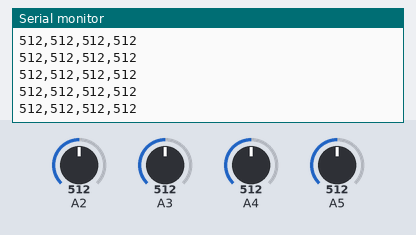
Recording of a sketch running on a simulated Arduino Uno, built with avr-gcc and run on an emulated ATmega328P. Shown: the last lines printed to the serial monitor. The test bench sets the inputs (shaded band); at power-on: A2 = 512, A3 = 512, A4 = 512, A5 = 512. No radio packets arrive unless stated.

Above: at 7.2 s.
7.3 s: A2 set to 111
At 8.0 s:
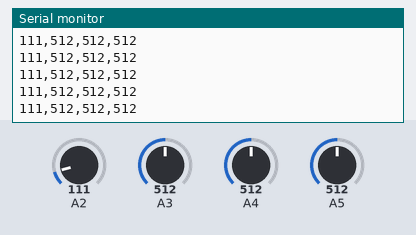
8.8 s: A2 set to 92
At 9.8 s:
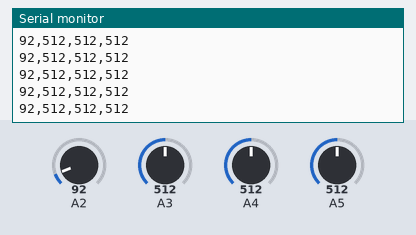
Timing chart, 0 to 11.8 s (numbered marks = the images above; inputs shaded):
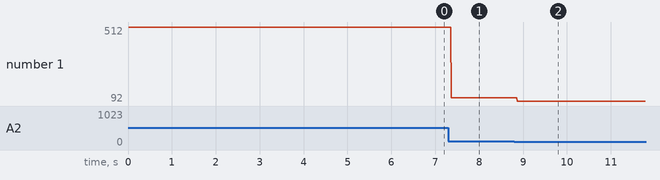

The sketch:

Transmitter.ino
```cpp
//Include Libraries
#include <SPI.h>
#include <nRF24L01.h>
#include <RF24.h>

//create an RF24 object
RF24 radio(9, 10); // CE, CSN
//address through which two modules communicate.
char potData[32];
const byte address[6] = "00002";

int pot1 = 0;
int pot2 = 0;
int pot3 = 0;
int pot4 = 0;


void setup()
{
 Serial.begin(9600);
 radio.begin();
 Serial.println("NRF Ok");
 radio.setPALevel(RF24_PA_MAX);//Transmitter RF Power Setting
 //MIN=-18dBm, LOW=-12dBm, HIGH=-6dBm, MAX=0dBm.
 radio.setChannel(100); //above most WiFi frequencies. RF Channel setting 0-125
 radio.setDataRate( RF24_250KBPS ) ;

 //set the address
 radio.openWritingPipe(address);

 //Set module as transmitter
 radio.stopListening();
}
void loop()
{
  pot4 = analogRead(5);
  pot3 = analogRead(4);
  pot2 = analogRead(3);
  pot1 = analogRead(2);

 sprintf(potData, "%d,%d,%d,%d", pot1, pot2, pot3, pot4);
 radio.write(&potData, sizeof(potData));
 Serial.println(potData);
 delay(10);

}
```

Measured:
- after the input at 7.3 s, the serial monitor: prints a new line after 0.07 s (image 1)
- after the input at 8.8 s, the serial monitor: prints a new line after 0.07 s (image 2)
- plotted number 1: 512 → 111 after the input at 7.3 s, 111 → 92 after the input at 8.8 s
